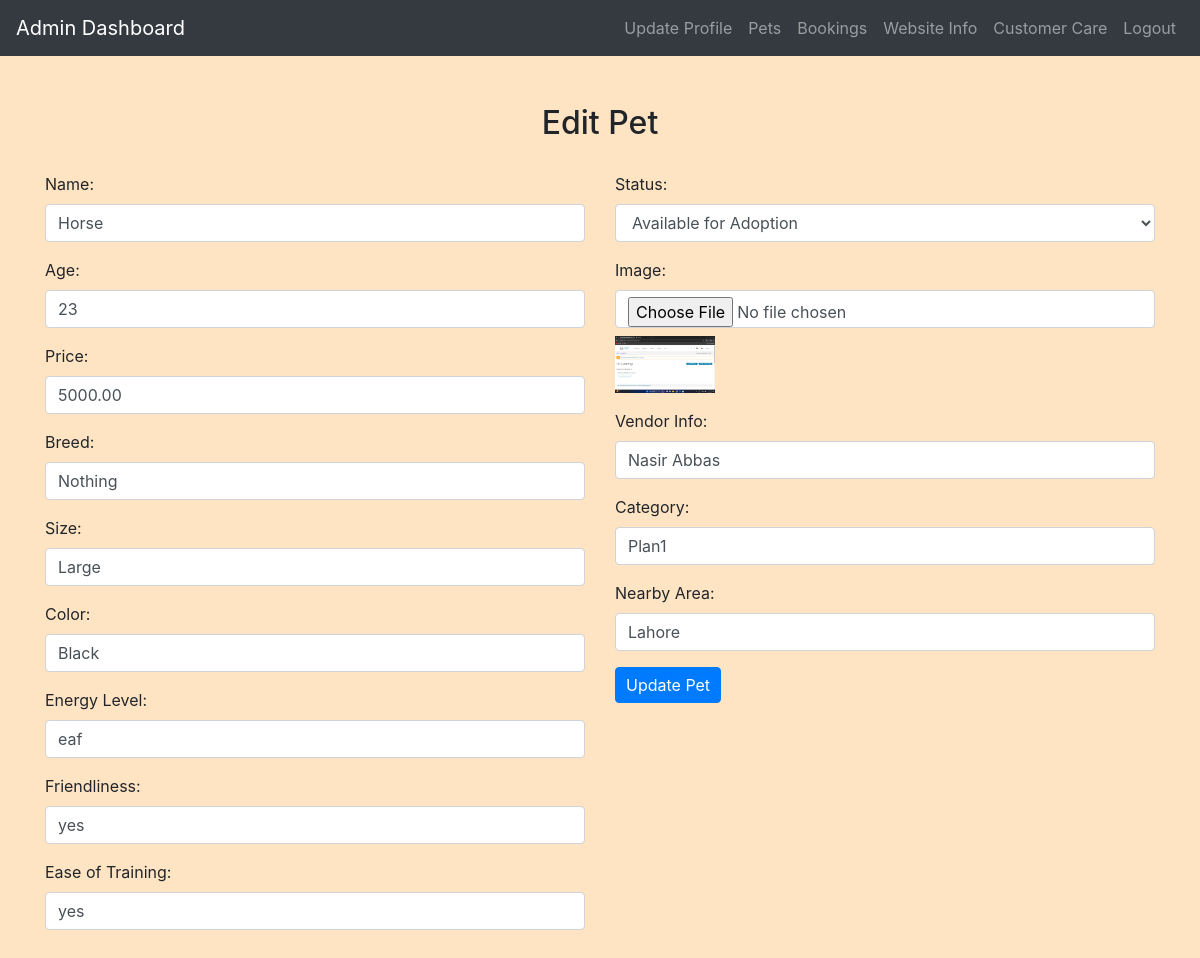
The app's page /admin/edit_pet.php?petID=1 (signed in) with its own data.
### tables this page shows
CREATE TABLE `pets` (
  `petID` int(11) NOT NULL,
  `name` varchar(100) NOT NULL,
  `age` int(11) DEFAULT NULL,
  `price` decimal(10,2) DEFAULT NULL,
  `breed` varchar(100) DEFAULT NULL,
  `size` varchar(20) DEFAULT NULL,
  `color` varchar(50) DEFAULT NULL,
  `energyLevel` varchar(50) DEFAULT NULL,
  `friendliness` varchar(50) DEFAULT NULL,
  `easeOfTraining` varchar(50) DEFAULT NULL,
  `status` varchar(50) DEFAULT NULL,
  `imageURL` varchar(255) DEFAULT NULL,
  `vendorInfo` varchar(255) DEFAULT NULL,
  `category` varchar(50) DEFAULT NULL,
  `nearbyArea` varchar(100) DEFAULT NULL
);

### admin/edit_pet.php (the view, shortened to what this page needs)
<?php
include('config.php');
if (isset($_GET['petID'])) {
    $petID = intval($_GET['petID']);
    $sql = "SELECT * FROM Pets WHERE petID = ?";
    if ($stmt = $conn->prepare($sql)) {
        $stmt->bind_param("i", $petID);
        $stmt->execute();
        $result = $stmt->get_result();
        $pet = $result->fetch_assoc();
    }
}
if (isset($petID)) {
    $sql = "SELECT * FROM Pets WHERE petID = ?";
    if ($stmt = $conn->prepare($sql)) {
        $stmt->bind_param("i", $petID);
        $stmt->execute();
        $result = $stmt->get_result();
        $pet = $result->fetch_assoc();
    }
}
?>
<!DOCTYPE html>
<html>
<head>
    <link rel="stylesheet" href="https://maxcdn.bootstrapcdn.com/bootstrap/4.5.2/css/bootstrap.min.css">
    <link rel="stylesheet" href="../css/style.css">
</head>
<body>
<?php include('admin_navbar.php'); ?>
<div class="container mt-5 mb-5">
    <h2>Edit Pet</h2>
    <form action="" method="POST" enctype="multipart/form-data">
        <div class="row">
            <div class="col-md-6">
                <div class="form-group">
                    <label for="name">Name:</label>
                    <input type="text" class="form-control" id="name" name="name" value="<?php echo $pet['name']; ?>" required>
                </div>
                <div class="form-group">
                    <label for="age">Age:</label>
                    <input type="number" class="form-control" id="age" name="age" value="<?php echo $pet['age']; ?>">
                </div>
                <div class="form-group">
                    <label for="price">Price:</label>
                    <input type="text" class="form-control" id="price" name="price" value="<?php echo $pet['price']; ?>" required>
                </div>
                <div class="form-group">
                    <label for="breed">Breed:</label>
                    <input type="text" class="form-control" id="breed" name="breed" value="<?php echo $pet['breed']; ?>">
                </div>
                <div class="form-group">
                    <label for="size">Size:</label>
                    <input type="text" class="form-control" id="size" name="size" value="<?php echo $pet['size']; ?>">
                </div>
                <div class="form-group">
                    <label for="color">Color:</label>
                    <input type="text" class="form-control" id="color" name="color" value="<?php echo $pet['color']; ?>">
                </div>
                <div class="form-group">
                    <label for="energyLevel">Energy Level:</label>
                    <input type="text" class="form-control" id="energyLevel" name="energyLevel" value="<?php echo $pet['energyLevel']; ?>">
                </div>
                <div class="form-group">
                    <label for="friendliness">Friendliness:</label>
                    <input type="text" class="form-control" id="friendliness" name="friendliness" value="<?php echo $pet['friendliness']; ?>">
                </div>
                <div class="form-group">
                    <label for="easeOfTraining">Ease of Training:</label>
                    <input type="text" class="form-control" id="easeOfTraining" name="easeOfTraining" value="<?php echo $pet['easeOfTraining']; ?>">
                </div>
            </div>
            <div class="col-md-6">
                <div class="form-group">
                    <label for="status">Status:</label>
                    <select class="form-control" id="status" name="status" required>
                        <option value="Available for Adoption" <?php if ($pet['status'] == "Available for Adoption") echo "selected"; ?>>Available for Adoption</option>
                    </select>
                </div>
                <div class="form-group">
                    <label for="image">Image:</label>
                    <input type="file" class="form-control" id="image" name="image">
                    <?php if (!empty($pet['imageURL'])): ?>
                        <img src="<?php echo $pet['imageURL']; ?>" alt="<?php echo $pet['name']; ?>" width="100" class="mt-2">
                    <?php endif; ?>
                </div>
                <div class="form-group">
                    <label for="vendorInfo">Vendor Info:</label>
                    <input type="text" class="form-control" id="vendorInfo" name="vendorInfo" value="<?php echo $pet['vendorInfo']; ?>">
                </div>
                <div class="form-group">
                    <label for="category">Category:</label>
                    <input type="text" class="form-control" id="category" name="category" value="<?php echo $pet['category']; ?>">
                </div>
                <div class="form-group">
                    <label for="nearbyArea">Nearby Area:</label>
                    <input type="text" class="form-control" id="nearbyArea" name="nearbyArea" value="<?php echo $pet['nearbyArea']; ?>">
                </div>
                <button type="submit" class="btn btn-primary">Update Pet</button>
            </div>
        </div>
    </form>
</div>
</body>
</html>

### css/style.css (style rules this page uses)
body { background-color: bisque; }
h1, h2, h3, h4 { text-align: center; margin-top: 30px; margin-bottom: 30px; }
.btn-primary { padding: 5px 10px; }

### records on screen
pets: name "Horse", age "23", price "5000.00", breed "Nothing", size "Large", color "Black", energyLevel "eaf", friendliness "yes", easeOfTraining "yes", imageURL (picture), vendorInfo "Nasir Abbas", category "Plan1", nearbyArea "Lahore"
